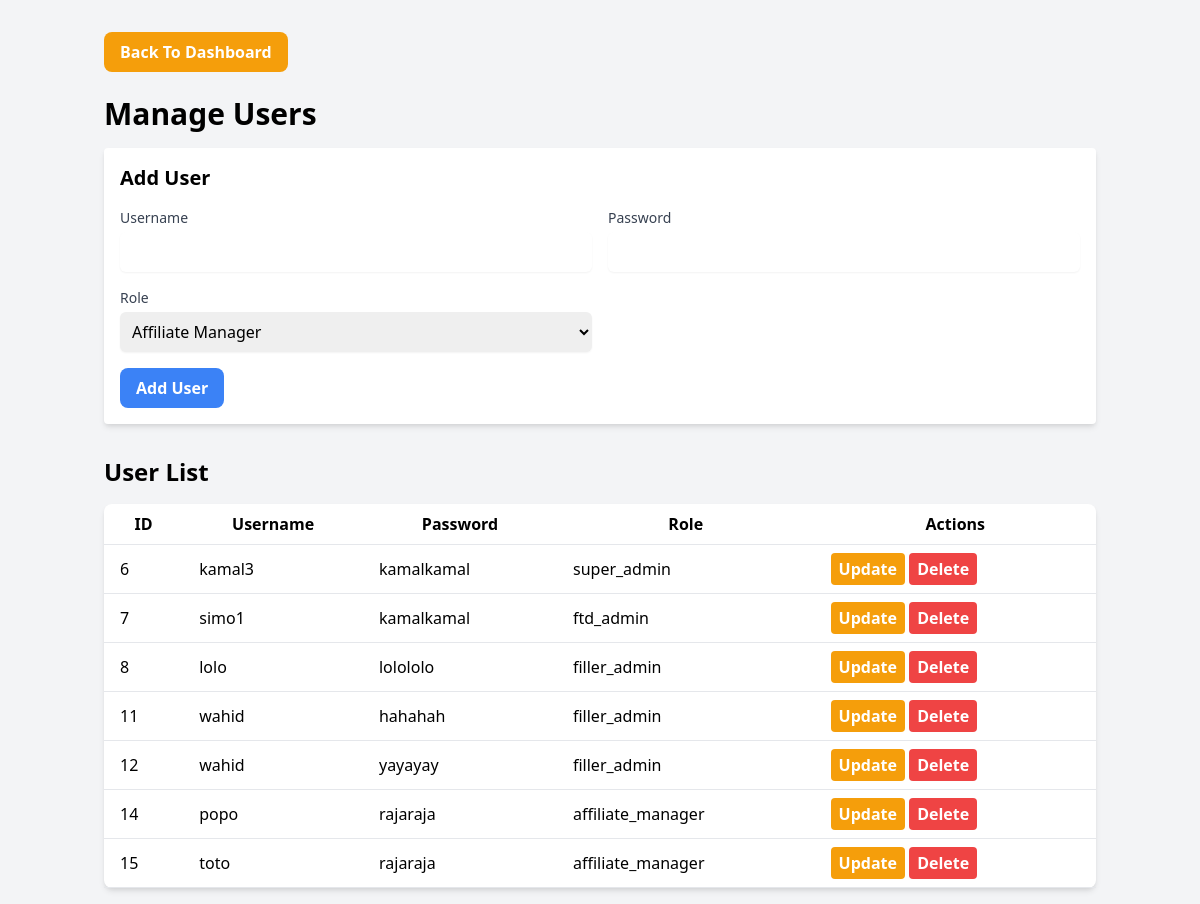
Page /add_admin.php (signed in) on the earlier database version.
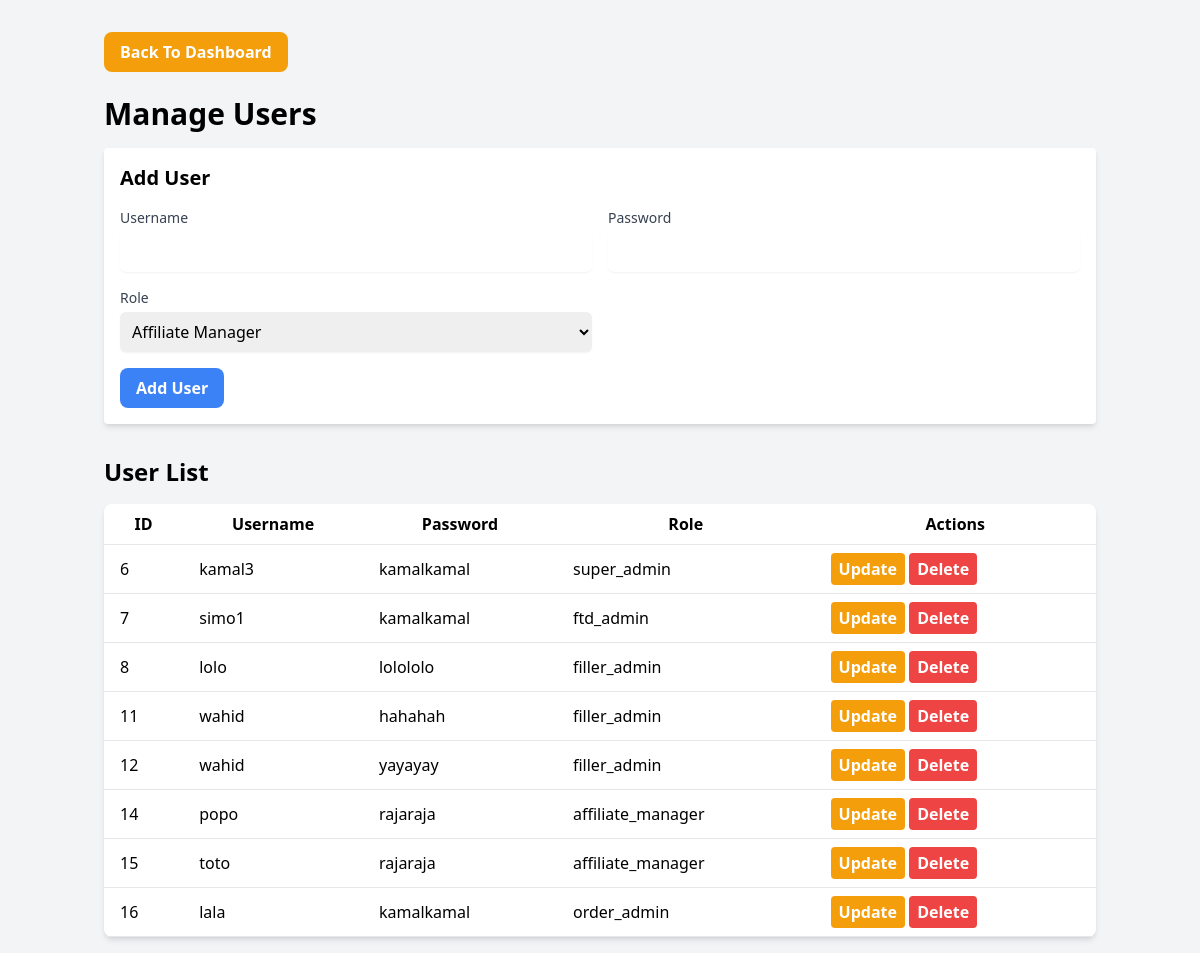
Same page on the later database version.
### tables this page shows
CREATE TABLE `users` (
  `id` int(11) NOT NULL,
  `username` varchar(50) NOT NULL,
  `password` varchar(255) NOT NULL,
  `role` enum('super_admin','affiliate_manager','order_admin','filler_admin','ftd_admin') NOT NULL
);

### add_admin.php (the view, shortened to what this page needs)
<?php
include('config.php');
$user_records = $conn->query("SELECT * FROM users");
?>
<!DOCTYPE html>
<html>
<head>
    <link href="https://cdn.jsdelivr.net/npm/tailwindcss@2.2.16/dist/tailwind.min.css" rel="stylesheet">
</head>
<body class="bg-gray-100">
    <div class="container mx-auto p-4">
        <a href="dashboard.php"><button class="mt-4 bg-yellow-500 hover:bg-yellow-600 text-white font-bold py-2 px-4 rounded-lg">Back To Dashboard</button></a> <br><br>
        <h1 class="text-3xl font-bold mb-4">Manage Users</h1>
        <form method="post" class="mb-8 p-4 bg-white shadow-md rounded">
            <h2 class="text-xl font-bold mb-4">Add User</h2>
            <div class="grid grid-cols-1 md:grid-cols-2 gap-4">
                <div>
                    <label for="username" class="block text-sm font-medium text-gray-700">Username</label>
                    <input type="text" id="username" name="username" required class="mt-1 block w-full border-gray-300 rounded-md shadow-sm">
                </div>
                <div>
                    <label for="password" class="block text-sm font-medium text-gray-700">Password</label>
                    <input type="password" id="password" name="password" required class="mt-1 block w-full border-gray-300 rounded-md shadow-sm">
                </div>
                <div>
                    <label for="role" class="block text-sm font-medium text-gray-700">Role</label>
                    <select id="role" name="role" required class="mt-1 block w-full border-gray-300 rounded-md shadow-sm">
                        <option value="affiliate_manager">Affiliate Manager</option>
                    </select>
                </div>
            </div>
            <button type="submit" name="add_user" class="mt-4 bg-blue-500 hover:bg-blue-600 text-white font-bold py-2 px-4 rounded-lg">Add User</button>
        </form>
        <h2 class="text-2xl font-bold mb-4">User List</h2>
        <table class="min-w-full bg-white rounded-lg shadow-md">
            <thead>
                <tr>
                    <th class="py-2 px-4 border-b border-gray-200">ID</th>
                    <th class="py-2 px-4 border-b border-gray-200">Username</th>
                    <th class="py-2 px-4 border-b border-gray-200">Password</th>
                    <th class="py-2 px-4 border-b border-gray-200">Role</th>
                    <th class="py-2 px-4 border-b border-gray-200">Actions</th>
                </tr>
            </thead>
            <tbody>
                <?php while ($record = $user_records->fetch_assoc()) { ?>
                <tr>
                    <td class="py-2 px-4 border-b border-gray-200"><?php echo $record['id']; ?></td>
                    <td class="py-2 px-4 border-b border-gray-200"><?php echo $record['username']; ?></td>
                    <td class="py-2 px-4 border-b border-gray-200"><?php echo $record['password']; ?></td>
                    <td class="py-2 px-4 border-b border-gray-200"><?php echo $record['role']; ?></td>
                    <td class="py-2 px-4 border-b border-gray-200">
                        <form method="post" class="inline-block">
                            <button type="button" onclick="openUpdateModal(<?php echo $record['id']; ?>, '<?php echo $record['username']; ?>', '<?php echo $record['password']; ?>', '<?php echo $record['role']; ?>')" class="bg-yellow-500 hover:bg-yellow-600 text-white font-bold py-1 px-2 rounded">Update</button>
                        </form>
                        <form method="post" class="inline-block">
                            <button type="submit" name="delete_user" class="bg-red-500 hover:bg-red-600 text-white font-bold py-1 px-2 rounded">Delete</button>
                        </form>
                    </td>
                </tr>
                <?php } ?>
            </tbody>
        </table>
    </div>
</body>
</html>

Differences in the rows shown:
added users: id "16", username "lala", password "kamalkamal", role "order_admin"
